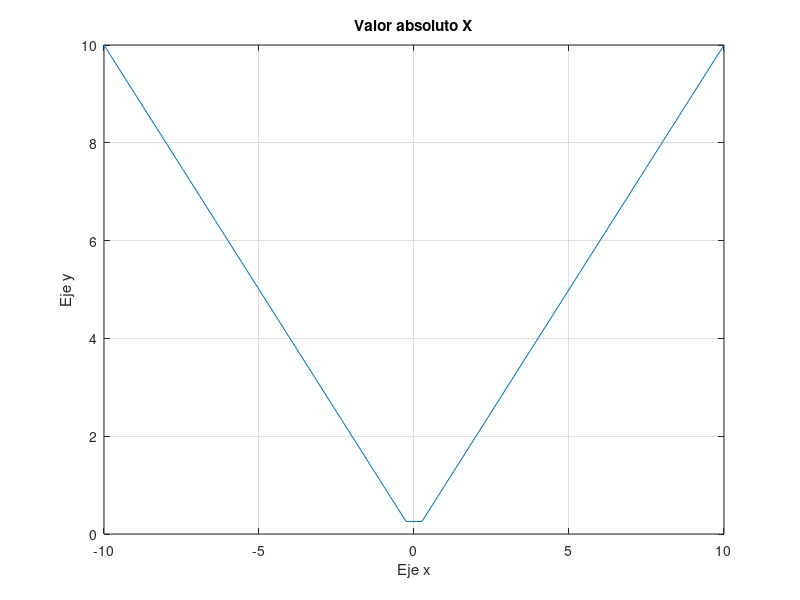

Write the MATLAB code that produced this figure.
%Acá creamos un vector de valores (lim inferior, lim superior, n puntos)
x = linspace (-10, 10, 40);

%Acá graficamos la función
plot (x, abs(x));
%Acá ponemos titulo y etiquetas ejes
title ('Valor absoluto X');

xlabel('Eje x');
ylabel('Eje y');

grid on